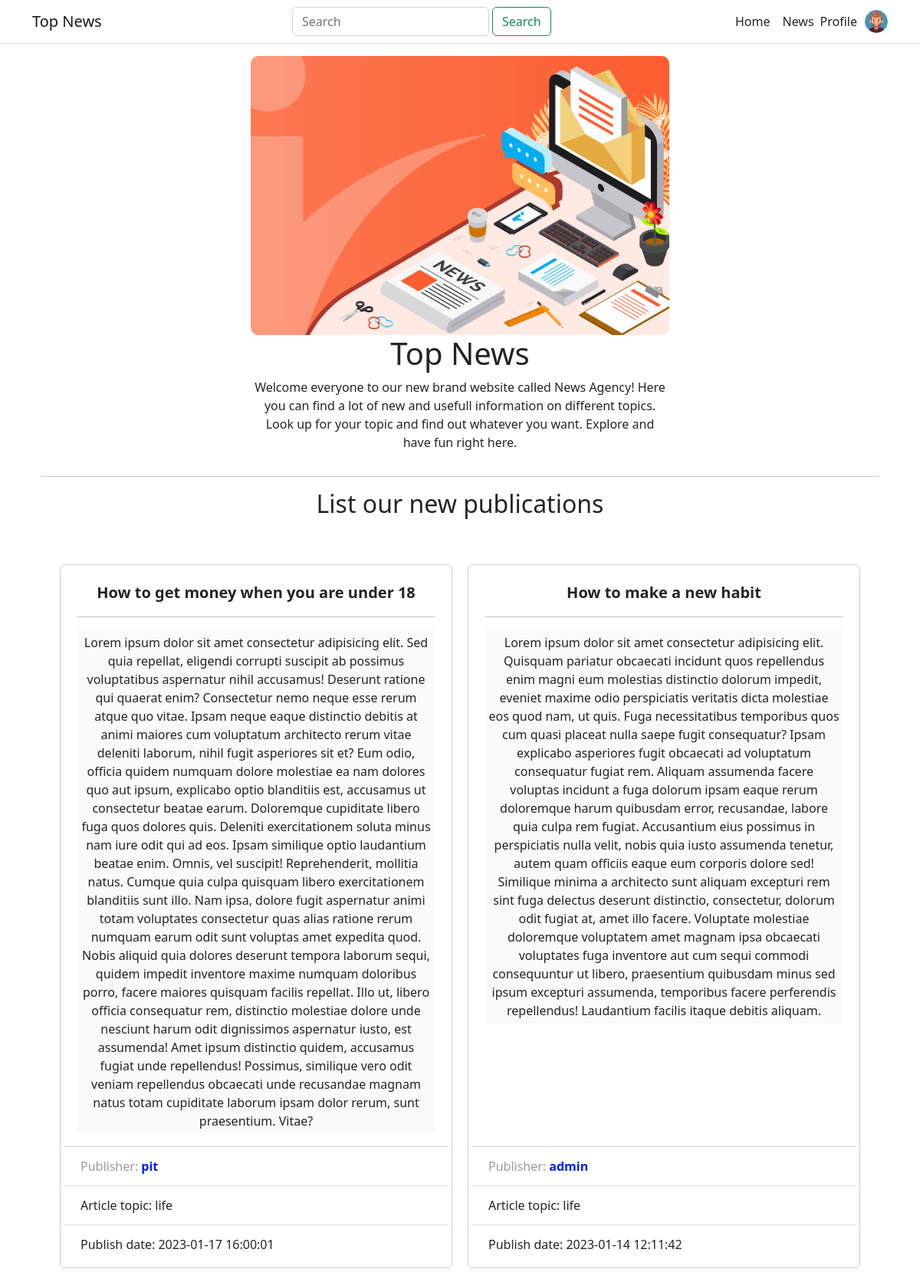
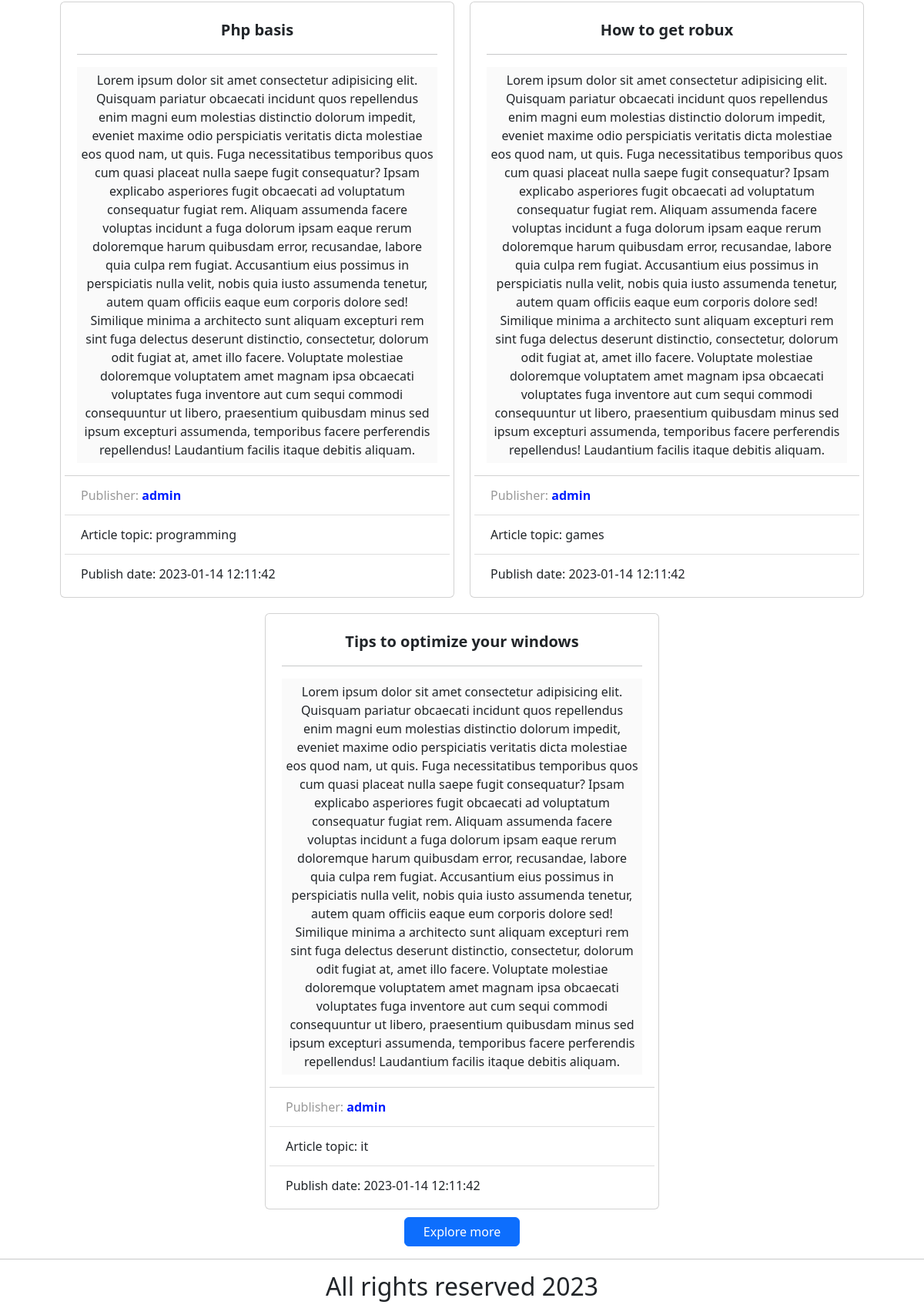
Before: / with the older database file (2 pictures, top to bottom).
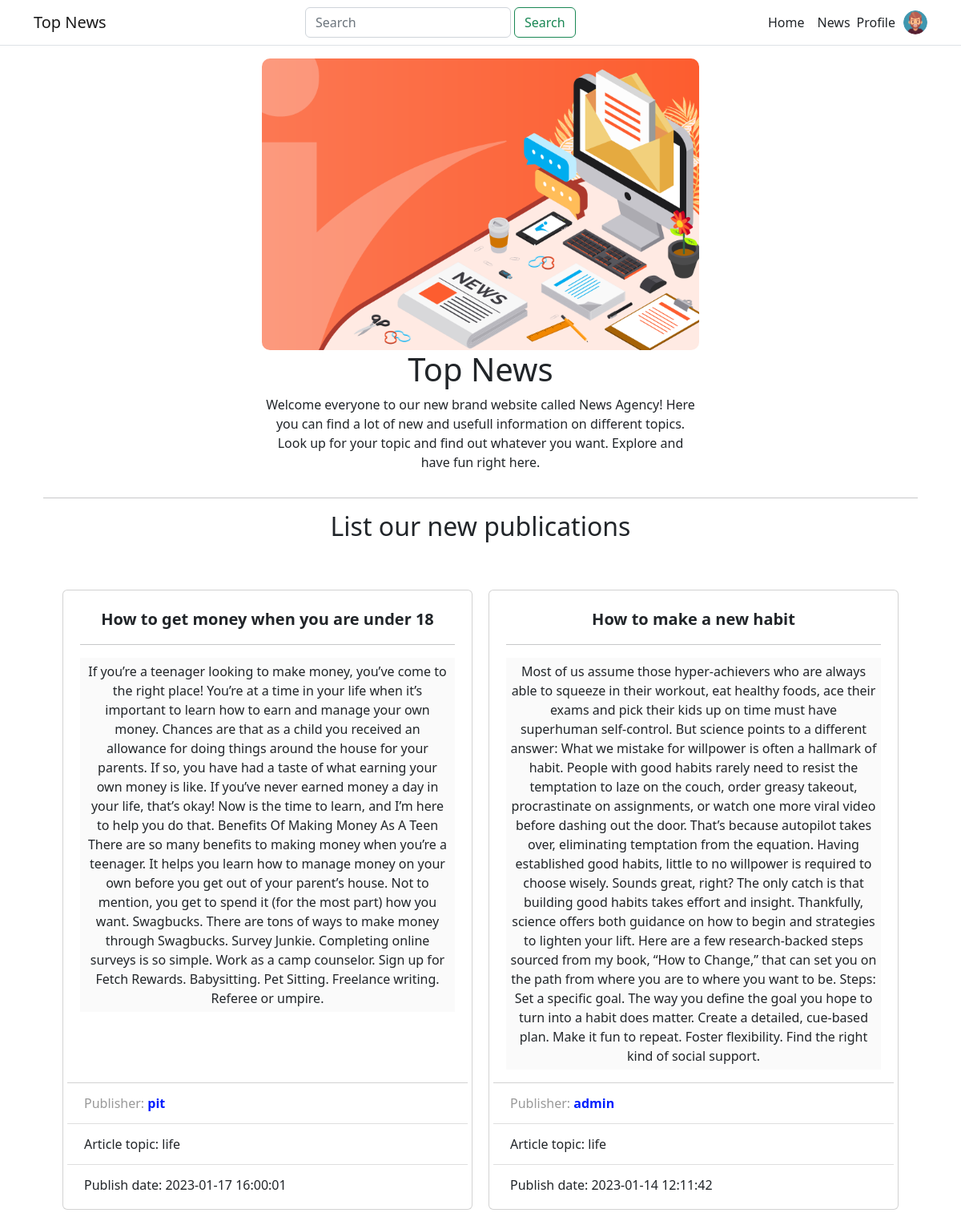
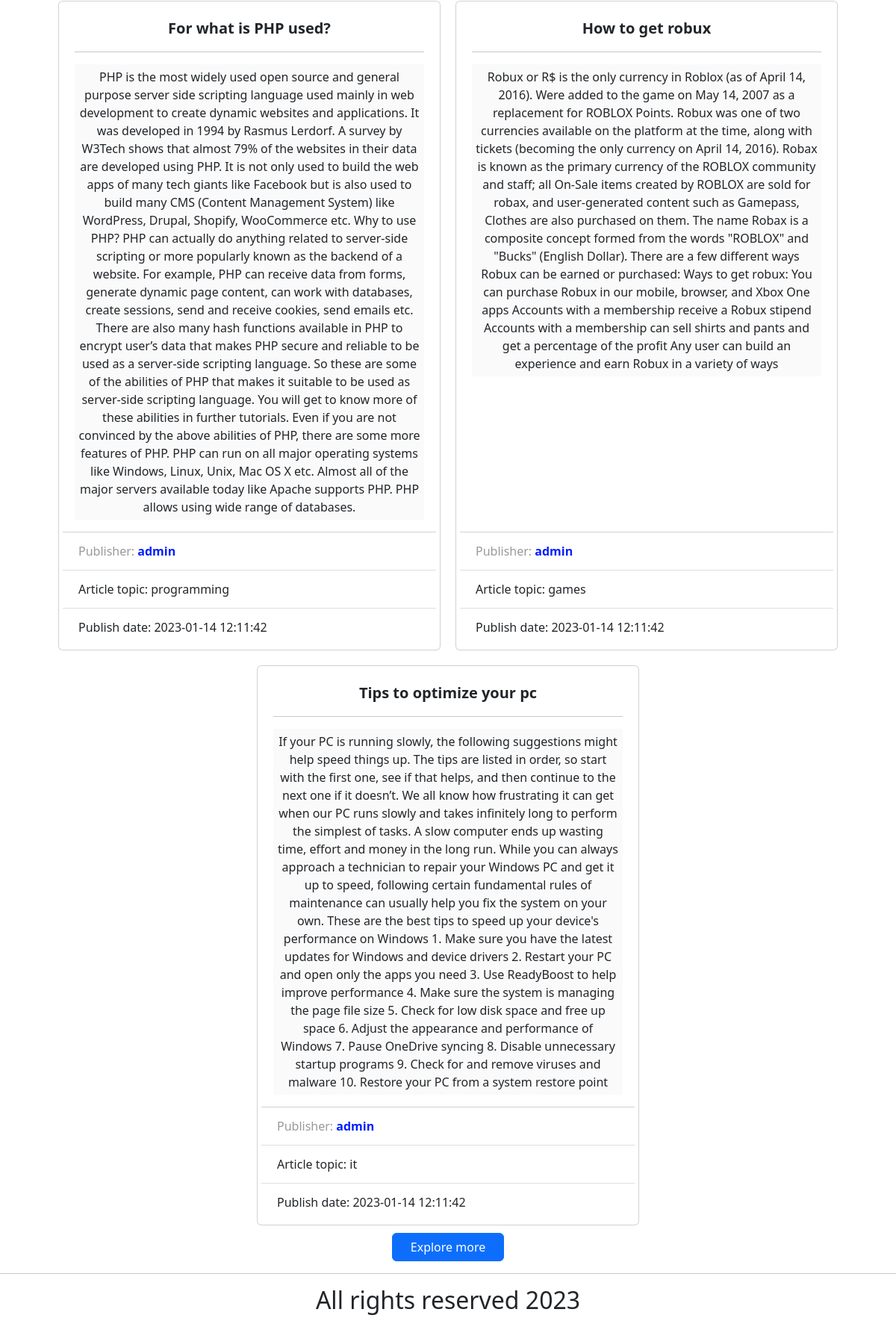
After: the same page with the newer database file (2 pictures, top to bottom).
### tables this page shows
CREATE TABLE `news_table` (
  `id` int(11) NOT NULL,
  `article_author` int(11) DEFAULT NULL,
  `article_date` datetime DEFAULT NULL,
  `article_title` varchar(100) DEFAULT NULL,
  `article_content` text DEFAULT NULL,
  `article_type` varchar(100) DEFAULT NULL
);

CREATE TABLE `users` (
  `user_id` int(11) NOT NULL,
  `log` varchar(255) DEFAULT NULL,
  `pas` varchar(255) DEFAULT NULL
);

### action.php (the view, shortened to what this page needs)
<?php
require_once "db-settings/dbconnect.php";
function out($count, $offset = 0, $sort_topic = "all")
{
    global $conn;
    $arr_out = [];
    try {
        if ($sort_topic == "all") {
            if (!$result = $conn->query("SELECT * FROM `news_table` ORDER BY article_date DESC LIMIT " . $count . " OFFSET $offset")) {
                throw new Exception('Error selection from table `news_table`: [' . $conn->error . ']');
            }
        } else {
            if (!$result = $conn->query("SELECT * FROM `news_table` WHERE `article_type` = '" . $sort_topic . "' ORDER BY article_date DESC LIMIT " . $count . " OFFSET " . $offset . "")) {
                throw new Exception('Error selection from table `news_table`: [' . $conn->error . ']');
            }
        }
        while ($row = $result->fetch_assoc()) {
            $arr_out[] = $row;
        }
    } catch (Exception $e) {
        echo $e->getMessage();
    }
    return $arr_out;
}
function get_article_item($row)
{
    return '<div class="article__item card">
                    <div class="card-body">
                        <div class="article__title card-title">' . $row["article_title"] . '</div>
                        <hr>
                        <div class="article__content card-text">' . $row["article_content"] . '</div>
                    </div>
                    <ul class="list-group list-group-flush">
                        <li class="list-group-item">
                            <div class="article__publisher">Publisher: <span class="user__name">' . get_username_by_id($row["article_author"]) . '</span></div>
                        </li>
                        <li class="list-group-item">
                            <div class="article__date">Article topic: ' . $row["article_type"] . ' </div>
                        </li>
                        <li class="list-group-item">
                            <div class="article__date">Publish date: ' . $row["article_date"] . '</div>
                        </li>
                    </ul>
                </div>';
}
function get_username_by_id($id)
{
    global $conn;
    $sql = "SELECT `users`.log FROM `users` WHERE `users`.user_id = $id;";
    try {
        if (!$result = $conn->query($sql)) {
            throw new Exception('Error selection from table `news_table`: [' . $conn->error . ']');
        }
        return $result->fetch_assoc()['log'];;
    } catch (Exception $e) {
        echo $e->getMessage();
    }
}

### html-parts/header.php (shortened to what this page needs)
<!DOCTYPE html>
<html lang="en">
<head>
    <link rel="stylesheet" href="https://cdn.jsdelivr.net/npm/bootstrap@5.2.3/dist/css/bootstrap.min.css">
    <link rel="stylesheet" href="assets/style/style.css">
</head>
<body>
    <header>
        <nav class="navbar navbar-expand-sm navbar-toggleable-sm navbar-light bg-white border-bottom box-shadow mb-3">
            <div class="container">
                <a class="navbar-brand" href="index.php">Top News</a>
                <div class="navbar-collapse collapse d-sm-inline-flex flex-sm-row-reverse">
                    <form class="search-form form-inline my-2 my-lg-0" method="get" action="search.php">
                        <input class="form-control mr-sm-2 me-1" type="search" placeholder="Search" aria-label="Search" name="searchKeyword">
                        <button class="btn btn-outline-success my-2 my-sm-0" type="submit">Search</button>
                    </form>
                </div>
                <div class="navbar-collapse collapse d-sm-inline-flex flex-sm-row-reverse">
                    <div class="links">
                        <ul class="navbar-nav flex-grow-1">
                            <li class="nav-item">
                                <a class="nav-link text-dark" href="index.php">Home</a>
                            </li>
                            <li class="nav-item">
                                <a class="nav-link text-dark" href="news.php">News</a>
                            </li>
                            <li class="nav-item user-item">
                                <a href="profile.php">Profile</a>
                                <img src="assets/images/user.png" alt="profile">
                            </li>
                        </ul>
                    </div>
                </div>
            </div>
        </nav>
    </header>
    <main>
        <div class="container">

### index.php
<?php
require_once "action.php";
include "html-parts/header.php"; ?>
<section class="news__about">
    <div class="news__wrap">
        <div class="container">
            <div class="news__description">
                <img src="assets/images/news.webp" alt="news-image" class="news__image">
                <h1>Top News</h1>
                <p class="news__text">
                    Welcome everyone to our new brand website called News Agency!
                    Here you can find a lot of new and usefull information on different topics.
                    Look up for your topic and find out whatever you want.
                    Explore and have fun right here.
                </p>
            </div>
            <hr>
        </div>
    </div>
</section>
<section class="articles">
    <div class="articles__wrap">
        <div class="container">
            <h2>List our new publications</h2>
            <?php
            echo '<div class="articles__list">';
            $out = out(5);
            if (count($out) > 0) {
                foreach ($out as $row) {
                    echo get_article_item($row);
                }
            } else {
                echo "В гостевой книге пока нет записей...<br>";
            }
            echo "<hr></div>
                <a class='btn btn-primary btn-page' href='news.php'>Explore more</a>
                </div></section>";
            include "html-parts/footer.php";

### html-parts/footer.php (shortened to what this page needs)
</div>
</main>
<hr>
    <footer>
        <div class="container">
            <h2>All rights reserved 2023</h2>
        </div>
    </footer>
</body>
</html>

### assets/style/style.css (style rules this page uses)
body * { transition: all 0.5s ease; }
h1, h2 { text-align: center; }
img { border-radius: 10px; width: 50%; }
.btn-page { display: block; margin: 0 auto; max-width: 150px; }
.navbar-nav { align-items: center; justify-content: center; }
.user-item { display: flex; flex-direction: row; align-items: center; justify-content: center; padding: 4px 0; }
.user-item a { color: rgba(var(--bs-dark-rgb),var(--bs-text-opacity))!important; margin-right: 10px; text-decoration: none; }
.user-item img { width: 30px; border-radius: 30px; }
.search-form { display: flex; flex-direction: row; }
.news__description { display: flex; flex-direction: column; justify-content: center; align-items: center; }
.news__text { text-align: center; max-width: 50%; }
.articles__list { margin-top: 50px; display: flex; flex-direction: row; flex-wrap: wrap; justify-content: center; }
.article__item { margin: 10px; padding: 5px; width: 32rem; }
.article__title { text-align: center; font-weight: 700; font-size: 20px; }
.article__publisher { color: #999999; padding: 5px; }
.article__content { text-align: center; background: #fafafa; padding: 5px; }
.article__date { padding: 5px; }
.user__name { color: rgb(0, 30, 255); font-weight: bold; }
footer { display: flex; flex-direction: row; justify-content: center; align-items: center; }

Changed rows visible on the page:
changed news_table "How to get money when you are under 18": article_content "Lorem ipsum dolor sit amet consectetur adipisicing elit. Sed quia repellat, eligendi corrupti suscipit ab possimus voluptatibus aspernatur nihil accusamus! Deserunt ratione qui quaerat enim? Consectetur nemo neque esse rerum atque quo vitae. Ipsam neque eaque distinctio debitis at animi maiores cum voluptatum architecto rerum vitae deleniti laborum, nihil fugit asperiores sit et? Eum odio, officia quidem numquam dolore molestiae ea nam dolores quo aut ipsum, explicabo optio blanditiis est, accusamus ut consectetur beatae earum. Doloremque cupiditate libero fuga quos dolores quis. Deleniti exercitationem soluta minus nam iure odit qui ad eos. Ipsam similique optio laudantium beatae enim.…" → "If you’re a teenager looking to make money, you’ve come to the right place! You’re at a time in your life when it’s important to learn how to earn and manage your own money. Chances are that as a child you received an allowance for doing things around the house for your parents. If so, you have had a taste of what earning your own money is like. If you’ve never earned money a day in your life, that’s okay! Now is the time to learn, and I’m here to help you do that. Benefits Of Making Money As A Teen There are so many benefits to making money when you’re a teenager. It helps you learn how to manage money on your own before you get out of your parent’s house. Not to mention, you get to spend…"
changed news_table "How to make a new habit": article_content "Lorem ipsum dolor sit amet consectetur adipisicing elit. Quisquam pariatur obcaecati incidunt quos repellendus enim magni eum molestias distinctio dolorum impedit, eveniet maxime odio perspiciatis veritatis dicta molestiae eos quod nam, ut quis. Fuga necessitatibus temporibus quos cum quasi placeat nulla saepe fugit consequatur? Ipsam explicabo asperiores fugit obcaecati ad voluptatum consequatur fugiat rem. Aliquam assumenda facere voluptas incidunt a fuga dolorum ipsam eaque rerum doloremque harum quibusdam error, recusandae, labore quia culpa rem fugiat. Accusantium eius possimus in perspiciatis nulla velit, nobis quia iusto assumenda tenetur, autem quam officiis eaque eum corporis…" → "Most of us assume those hyper-achievers who are always able to squeeze in their workout, eat healthy foods, ace their exams and pick their kids up on time must have superhuman self-control. But science points to a different answer: What we mistake for willpower is often a hallmark of habit. People with good habits rarely need to resist the temptation to laze on the couch, order greasy takeout, procrastinate on assignments, or watch one more viral video before dashing out the door. That’s because autopilot takes over, eliminating temptation from the equation. Having established good habits, little to no willpower is required to choose wisely. Sounds great, right? The only catch is that…"
changed news_table "programming": article_title "Php basis" → "For what is PHP used?"; article_content "Lorem ipsum dolor sit amet consectetur adipisicing elit. Quisquam pariatur obcaecati incidunt quos repellendus enim magni eum molestias distinctio dolorum impedit, eveniet maxime odio perspiciatis veritatis dicta molestiae eos quod nam, ut quis. Fuga necessitatibus temporibus quos cum quasi placeat nulla saepe fugit consequatur? Ipsam explicabo asperiores fugit obcaecati ad voluptatum consequatur fugiat rem. Aliquam assumenda facere voluptas incidunt a fuga dolorum ipsam eaque rerum doloremque harum quibusdam error, recusandae, labore quia culpa rem fugiat. Accusantium eius possimus in perspiciatis nulla velit, nobis quia iusto assumenda tenetur, autem quam officiis eaque eum corporis…" → "PHP is the most widely used open source and general purpose server side scripting language used mainly in web development to create dynamic websites and applications. It was developed in 1994 by Rasmus Lerdorf. A survey by W3Tech shows that almost 79% of the websites in their data are developed using PHP. It is not only used to build the web apps of many tech giants like Facebook but is also used to build many CMS (Content Management System) like WordPress, Drupal, Shopify, WooCommerce etc. Why to use PHP? PHP can actually do anything related to server-side scripting or more popularly known as the backend of a website. For example, PHP can receive data from forms, generate dynamic page…"
changed news_table "How to get robux": article_content "Lorem ipsum dolor sit amet consectetur adipisicing elit. Quisquam pariatur obcaecati incidunt quos repellendus enim magni eum molestias distinctio dolorum impedit, eveniet maxime odio perspiciatis veritatis dicta molestiae eos quod nam, ut quis. Fuga necessitatibus temporibus quos cum quasi placeat nulla saepe fugit consequatur? Ipsam explicabo asperiores fugit obcaecati ad voluptatum consequatur fugiat rem. Aliquam assumenda facere voluptas incidunt a fuga dolorum ipsam eaque rerum doloremque harum quibusdam error, recusandae, labore quia culpa rem fugiat. Accusantium eius possimus in perspiciatis nulla velit, nobis quia iusto assumenda tenetur, autem quam officiis eaque eum corporis…" → "Robux or R$ is the only currency in Roblox (as of April 14, 2016). Were added to the game on May 14, 2007 as a replacement for ROBLOX Points. Robux was one of two currencies available on the platform at the time, along with tickets (becoming the only currency on April 14, 2016). Robax is known as the primary currency of the ROBLOX community and staff; all On-Sale items created by ROBLOX are sold for robax, and user-generated content such as Gamepass, Clothes are also purchased on them. The name Robax is a composite concept formed from the words \"ROBLOX\" and \"Bucks\" (English Dollar). There are a few different ways Robux can be earned or purchased: Ways to get robux: You can purchase Robux in…"
changed news_table "it": article_title "Tips to optimize your windows" → "Tips to optimize your pc"; article_content "Lorem ipsum dolor sit amet consectetur adipisicing elit. Quisquam pariatur obcaecati incidunt quos repellendus enim magni eum molestias distinctio dolorum impedit, eveniet maxime odio perspiciatis veritatis dicta molestiae eos quod nam, ut quis. Fuga necessitatibus temporibus quos cum quasi placeat nulla saepe fugit consequatur? Ipsam explicabo asperiores fugit obcaecati ad voluptatum consequatur fugiat rem. Aliquam assumenda facere voluptas incidunt a fuga dolorum ipsam eaque rerum doloremque harum quibusdam error, recusandae, labore quia culpa rem fugiat. Accusantium eius possimus in perspiciatis nulla velit, nobis quia iusto assumenda tenetur, autem quam officiis eaque eum corporis…" → "If your PC is running slowly, the following suggestions might help speed things up. The tips are listed in order, so start with the first one, see if that helps, and then continue to the next one if it doesn’t. We all know how frustrating it can get when our PC runs slowly and takes infinitely long to perform the simplest of tasks. A slow computer ends up wasting time, effort and money in the long run. While you can always approach a technician to repair your Windows PC and get it up to speed, following certain fundamental rules of maintenance can usually help you fix the system on your own. These are the best tips to speed up your device's performance on Windows 1. Make sure you have the…"
